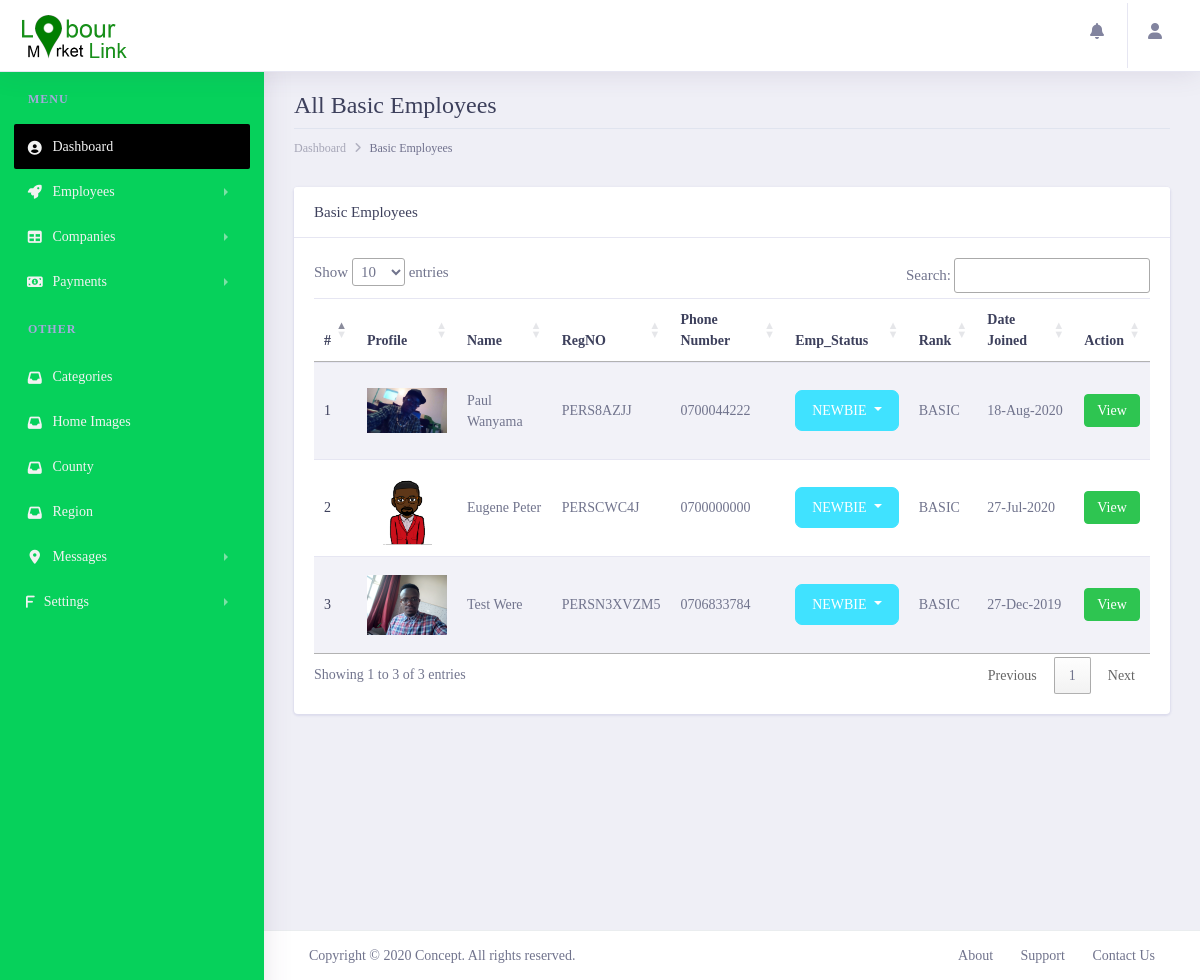
/lmladmin/basicemployees/ (signed in), run on the app's committed database.
### lmlappadmin/models.py (models this page shows, shortened)
class Customer(get_user_model()):
    profile_image = models.ImageField(max_length=200, upload_to='customerImages', null=True, blank=True)
    regpayment = models.ForeignKey(CustomerPayments, on_delete=models.SET_NULL, null=True)
    country = models.CharField(max_length=100, null=False, blank=False)
    county = models.ForeignKey(County, on_delete=models.SET_NULL, null=True)
    region = models.ForeignKey(Region, on_delete=models.SET_NULL, null=True)
    gender = models.CharField(max_length=100, null=False, blank=False)
    category = models.ForeignKey(Category, on_delete=models.SET_NULL, null=True)
    phone_number = models.CharField(max_length=20, null=False, blank=False)
    date_of_birth = models.DateField(default=datetime.datetime.now)
    landmark = models.CharField(max_length=100, null=True, blank=True)
    huduma_no = models.CharField(max_length=100, null=True, blank=True)
    job_type = models.CharField(max_length=200, null=False, blank=False)
    disability = models.TextField(null=True, blank=True)
    marital_status = models.CharField(max_length=100, null=True, blank=True)
    created_at = models.DateTimeField(auto_now_add=True)
    updated_at = models.DateTimeField(auto_now=True)
    biography = models.TextField()
    PERSONNEL_STATUS = {
        ('NEWBIE', 'Newbie'),
        ('DEACTIVATED', 'Deactivated'),
    }
    status = models.CharField(choices=PERSONNEL_STATUS, default='NEWBIE', max_length=200, null=False, blank=False)
    PAYMENT_STATUS = {
        ('PAID', 'Paid'),
        ('UNPAID', 'UnPaid'),
        ('PARTIAL', 'Partial'),
    }
    pay_status = models.CharField(choices=PAYMENT_STATUS, default='UNPAID', max_length=200, null=False, blank=False)
    RANK_STATUS = {
        ('BASIC', 'Basic'),
        ('PREMIUM', 'Premium'),
        ('ULTIMATE', 'Ultimate'),
    }
    rank_status = models.CharField(choices=RANK_STATUS, default='BASIC', max_length=200, null=False, blank=False)
    DISABILITY_STATUS = [
        ('DISABLED', 'Disabled'),
        ('NOT_DISABLED', 'Not_Disabled')
    ]
    disability_status = models.CharField(choices=DISABILITY_STATUS, default='NOT_DISABLED', max_length=200, null=True,
                                         blank=False)
    class Meta:
        verbose_name = 'Customer'
        verbose_name_plural = 'Customers'
    @property
    def customer_reg_no(self):
        regno = CustomerRegNo.objects.filter(customer=self).first()
        if regno:
            return regno.personel_reg_no
        else:
            return 'NO_REGNO_ON_THIS_GUY'

class CustomerRegNo(models.Model):
    customer = models.ForeignKey(Customer, on_delete=models.CASCADE)
    personel_reg_no = models.CharField(max_length=100, null=False, blank=False, unique=True)
    created_at = models.DateTimeField(auto_now_add=True)
    updated_at = models.DateTimeField(auto_now=True)

### lmlappadmin/views.py (the view)
# urls.py: path('basicemployees/',views.basicemployees, name='basicemployees'),
@login_required()
def basicemployees(request):
    employees = Customer.objects.filter(rank_status='BASIC').order_by('-created_at')
    context = {
        'title': 'Basic Employees',
        'customers': employees,
    }
    return render(request,'employee/basicemployees.html', context)

### lmlapp/templatetags/call_methods.py (called while the page is built)
@register.filter(name='contactushome')
def comments(request):
    contactushome = ContactUsHome.objects.filter(status="UNREAD").order_by("-created_at")
    if contactushome is not None:
        return contactushome
    return False

@register.filter(name='contactushomecount')
def commentscount(request):
    contactushomecount = ContactUsHome.objects.count()
    if contactushomecount > 0:
        return contactushomecount
    return False

### lmlappadmin/templates/employee/basicemployees.html (shortened to what this page needs)
{% extends 'admin/layout.html' %}
{% load static %}
{% block content %}
       <div class="dashboard-wrapper ml-0">
            <div class="container-fluid  dashboard-content">
                <div class="row">
                    <div class="col-xl-12 col-lg-12 col-md-12 col-sm-12 col-12">
                        <div class="page-header">
                            <h2 class="pageheader-title"> All Basic Employees</h2>
                            <div class="page-breadcrumb">
                                <nav aria-label="breadcrumb">
                                    <ol class="breadcrumb">
                                        <li class="breadcrumb-item"><a href="{% url 'LMLAdmin:home' %}" class="breadcrumb-link">Dashboard</a></li>
                                        <li class="breadcrumb-item active" aria-current="page">Basic Employees</li>
                                    </ol>
                                </nav>
                            </div>
                        </div>
                    </div>
                </div>
                <div class="row">
                    <div class="col-xl-12 col-lg-12 col-md-12 col-sm-12 col-12">
                            <div class="card">
                                <h5 class="card-header">Basic Employees</h5>
                                <div class="card-body">
                                    <table style="width: 100%;" class="table table-striped" id="myDataTable">
                                        <thead>
                                            <tr>
                                                <th scope="col">#</th>
                                                <th scope="col">Profile</th>
                                                <th scope="col">Name</th>
                                                <th scope="col">RegNO</th>
                                                <th scope="col">Phone Number</th>
                                                <th scope="col">Emp_Status</th>
                                                <th scope="col">Rank</th>
                                                <th scope="col">Date Joined</th>
                                                <th scope="col">Action</th>
                                            </tr>
                                        </thead>
                                        <tbody>
                                            {% for employee in customers %}
                                                <tr>
                                                    <th scope="row">{{forloop.counter}}</th>
                                                    <td>
                                                        <div style="width: 80px; height: 80px; overflow: hidden;" class="rounded">
                                                            <img style="object-fit: contain;" class="w-100 h-100 rounded" src="{{ employee.profile_image.url }}" alt="">
                                                        </div>
                                                    </td>
                                                    <td>{{employee.first_name|title}} {{ employee.last_name|title }}</td>
                                                    <td>{{employee.customer_reg_no}}</td>
                                                    <td>{{employee.phone_number}}</td>
                                                    <td> <div class="dropdown">
                                                          <button class="btn btn-secondary
                                                            {% if  employee.customer.status == 'NEWBIE' %}
                                                             btn-secondary
                                                         {% elif  employee.customer.status == 'REGISTERED_CONFIRMED' %}
                                                            btn-success
                                                         {% elif  employee.customer.status == 'DEACTIVATED' %}
                                                            btn-danger
                                                         {% endif %}
                                                           dropdown-toggle" type="button" id="dropdownMenuButton" data-toggle="dropdown" aria-haspopup="true" aria-expanded="false">
                                                              {{ employee.status|truncatechars:10 }}
                                                          </button>
                                                        </div></td>
                                                    <td>{{employee.rank_status}}</td>
                                                    <td>{{employee.created_at|date:'d-M-Y'}}</td>
                                                    <td>
                                                        <a target="_blank" href="{% url 'LMLAdmin:employeesdetails' employee.id %}" class="btn btn-success btn-sm rounded">View</a>
                                                    </td>
                                                </tr>
                                            {%  endfor  %}
                                        </tbody>
                                    </table>
                                </div>
                            </div>
                        </div>
                </div>
            </div>
        </div>
{% endblock content %}

### lmlappadmin/templates/admin/layout.html (style rules this page uses)
.btn { border-radius: 7px; }

### data on the page
Customer: profile_image (picture), first_name "Paul", last_name "Wanyama", customer_reg_no "PERS8AZJJ", phone_number "0700044222", status "NEWBIE", rank_status "BASIC", created_at "18-Aug-2020"
Customer: profile_image (picture), first_name "Eugene", last_name "Peter", customer_reg_no "PERSCWC4J", phone_number "0700000000", status "NEWBIE", rank_status "BASIC", created_at "27-Jul-2020"
Customer: profile_image (picture), first_name "Test", last_name "Were", customer_reg_no "PERSN3XVZM5", phone_number "0706833784", status "NEWBIE", rank_status "BASIC", created_at "27-Dec-2019"
